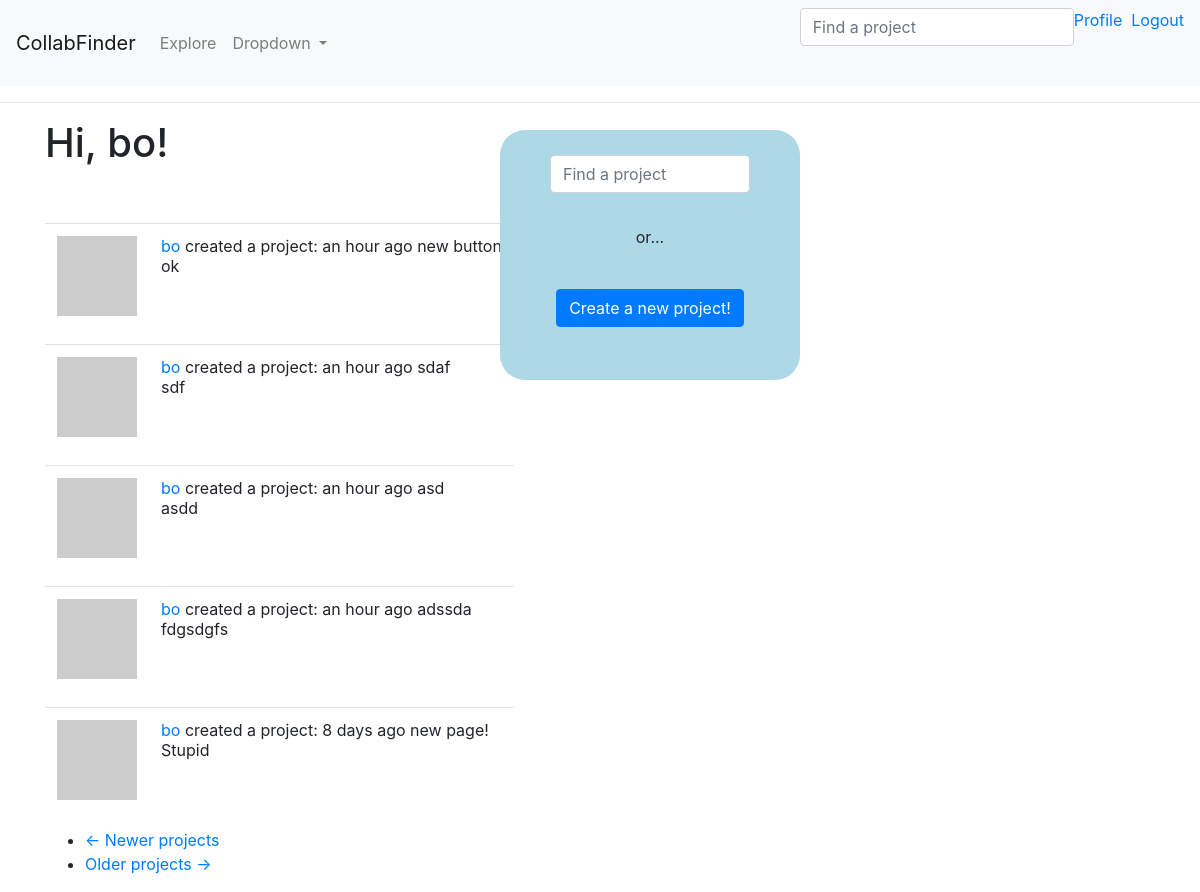
The page /explore (signed in) on the database its author committed.
### app/models.py (models this page shows, shortened)
class User(UserMixin, db.Model):
    id = db.Column(db.Integer, primary_key=True)
    username = db.Column(db.String(64), index=True, unique=True)
    email = db.Column(db.String(120), index=True, unique=True)
    password_hash = db.Column(db.String(128))
    projects = db.relationship('Project', backref='creator', lazy='dynamic')
    about_me = db.Column(db.String(140))
    last_seen = db.Column(db.DateTime, default=datetime.utcnow)
    followed = db.relationship( # Looking at relationship from follower (one) --> following (many), this yield the right side (those followed)
        'User', secondary=followers, #Self-ref, association table
        primaryjoin=(followers.c.follower_id == id), #condition to join left side (follower) w/ assoc. table
        secondaryjoin=(followers.c.followed_id == id),
        backref=db.backref('followers', lazy='dynamic'), lazy='dynamic') #defines how this relationship will be accessed from the right side entity
    def avatar(self, size):
        digest = md5(self.email.lower().encode('utf-8')).hexdigest()
        return 'https://www.gravatar.com/avatar/{}?d=identicon&s={}'.format(digest, size)

class Project(SearchableMixin, db.Model):
    __searchable__ = ['category','name','descr'] # subject to change
    id = db.Column(db.Integer, primary_key=True)
    category = db.Column(db.String(60))
    name = db.Column(db.String(60))
    descr = db.Column(db.String(140))
    skill_level = db.Column(db.String(20))
    setting = db.Column(db.String(20))
    language = db.Column(db.String(5))
    timestamp = db.Column(db.DateTime, index=True, default=datetime.utcnow)
    user_id = db.Column(db.Integer, db.ForeignKey('user.id')) #creator ID (want this to be many to one: many creator to one proj)
    __mapper_args__ = {'polymorphic_on': category}

class Learning(Project):
    __mapper_args__ = {'polymorphic_identity': 'learning'}
    id = db.Column(db.Integer, db.ForeignKey('project.id'), primary_key=True)
    field_name = 'learning' #SelectField option in form
    pace = db.Column(db.String(60))
    learning_category = db.Column(db.String(60))
    subject = db.Column(db.String(60)) #still have to figure out how to implement this
    resource = db.Column(db.String(70)) #can be textbook, playlist, etc.

class SearchableMixin(object):
    @classmethod
    def before_commit(cls, session):
        session._changes = {
            'add': list(session.new),
            'update': list(session.dirty),
            'delete': list(session.deleted)
        }
    @classmethod
    def after_commit(cls, session):
        for obj in session._changes['add']:
            if isinstance(obj, SearchableMixin):
                add_to_index(obj.__tablename__, obj)
        for obj in session._changes['update']:
            if isinstance(obj, SearchableMixin):
                add_to_index(obj.__tablename__, obj)
        for obj in session._changes['delete']:
            if isinstance(obj, SearchableMixin):
                remove_from_index(obj.__tablename__, obj)
        session._changes = None

class Project(SearchableMixin, db.Model):
    __searchable__ = ['category','name','descr'] # subject to change
    id = db.Column(db.Integer, primary_key=True)
    category = db.Column(db.String(60))
    name = db.Column(db.String(60))
    descr = db.Column(db.String(140))
    skill_level = db.Column(db.String(20))
    setting = db.Column(db.String(20))
    language = db.Column(db.String(5))
    timestamp = db.Column(db.DateTime, index=True, default=datetime.utcnow)
    user_id = db.Column(db.Integer, db.ForeignKey('user.id')) #creator ID (want this to be many to one: many creator to one proj)
    __mapper_args__ = {'polymorphic_on': category}

### app/main/routes.py (the view)
@bp.route('/explore')
@login_required
def explore():
    page = request.args.get('page', 1, type=int)
    projects = Project.query.order_by(Project.timestamp.desc()).paginate(
        page, current_app.config['PROJECTS_PER_PAGE'], False)
    next_url = url_for('main.explore', page=projects.next_num) \
        if projects.has_next else None
    prev_url = url_for('main.explore', page=projects.prev_num) \
        if projects.has_prev else None
    return render_template('index.html', title=_('Explore'),
                           projects=projects.items, next_url=next_url,
                           prev_url=prev_url)

### app/main/forms.py
class SearchForm(FlaskForm):
    q = StringField(_l('Find a project'), validators=[DataRequired()])
    def __init__(self, *args, **kwargs):
        if 'formdata' not in kwargs:
            kwargs['formdata'] = request.args # for the GET request
        if 'csrf_enabled' not in kwargs:
            kwargs['csrf_enabled'] = False
        super(SearchForm, self).__init__(*args, **kwargs)

### app/main/routes.py (called while the page is built)
@bp.before_app_request
def before_request():
    if current_user.is_authenticated:
        current_user.last_seen = datetime.utcnow()
        db.session.commit()
    g.search_form = SearchForm() # g variable is specific to each request and each client
    g.locale = str(get_locale())

### app/models.py (called while the page is built)
@login.user_loader
def load_user(id):
    return User.query.get(int(id))

### app/templates/index.html (shortened to what this page needs)
{% extends "base.html" %}
{% block content %}
<h1>{{ _('Hi, %(username)s!', username=current_user.username) }}</h1>
<br><br>
<div class = "go_center fpage_div">
    {% if g.search_form %}
    <form class="navbar-form" method="get" action="{{ url_for('main.search') }}" style="margin-top: 25px; width: 200px; text-align: center; display: inline-block;">
        <div class="form-group">
            {{ g.search_form.q(size=20, class='form-control',
                placeholder=g.search_form.q.label.text) }}
        </div>
    </form>
    {% endif %}
    <p>or...</p><br>
    <a class="btn btn-primary" href="{{ url_for('main.create_project') }}" role="button">Create a new project!</a>
</div>
<div class='project_stream' >
    {% for project in projects %}
    {% include '_project.html' %}
    {% endfor %}
    <nav aria-label="...">
        <ul class="pager">
            <li class="previous{% if not prev_url %} disabled{% endif %}">
                <a href="{{ prev_url or '#' }}">
                    <span aria-hidden="true">&larr;</span> {{ _('Newer projects') }}
                </a>
            </li>
            <li class="next{% if not next_url %} disabled{% endif %}">
                <a href="{{ next_url or '#' }}">
                    {{ _('Older projects') }} <span aria-hidden="true">&rarr;</span>
                </a>
            </li>
        </ul>
    </nav>
</div>
{% endblock %}

### app/templates/base.html (shortened to what this page needs)
<html>
    <head>
        <link rel="stylesheet" href="https://cdn.jsdelivr.net/npm/bootstrap@4.6.0/dist/css/bootstrap.min.css">
    </head>
    <body>
        <nav class="navbar navbar-expand-lg navbar-light bg-light">
            <a class="navbar-brand" href="{{ url_for('main.index') }}">CollabFinder</a>
            <div class="collapse navbar-collapse" id="navbarSupportedContent">
              <ul class="navbar-nav mr-auto">
                <li class="nav-item">
                  <a class="nav-link" href="{{ url_for('main.explore') }}">{{ _('Explore') }}</a>
                </li>
                <li class="nav-item dropdown">
                  <a class="nav-link dropdown-toggle" href="#" id="navbarDropdown" role="button" data-toggle="dropdown" aria-haspopup="true" aria-expanded="false">
                    Dropdown
                  </a>
                </li>
              </ul>
              <ul class="nav navbar-nav navbar-right">
                {% if g.search_form %}
                  <form class="navbar-form" method="get"
                          action="{{ url_for('main.search') }}">
                      <div class="form-group">
                          {{ g.search_form.q(size=20, class='form-control',
                              placeholder=g.search_form.q.label.text) }}
                      </div>
                  </form>
                  {% endif %}
                {% if current_user.is_anonymous %}
                <li><a href="{{ url_for('auth.login') }}">{{ _('Login') }}</a></li>
                {% else %}
                <li><a href="{{ url_for('main.user', username=current_user.username) }}">{{ _('Profile') }} &nbsp; </a></li>
                <li><a href="{{ url_for('auth.logout') }}">{{ _('Logout') }}</a></li>
                {% endif %}
              </ul>
            </div>
          </nav>
        <hr>
        <div class="container">
            {% block content %}{% endblock %}
        </div>
    </body>
</html>

### app/templates/_project.html
<table class="table table-hover">
    <tr>
        <td width="70px">
            <a href="{{ url_for('main.user', username=project.creator.username) }}">
                <img src="{{ project.creator.avatar(70) }}" />
            </a>
        </td>
        <td>
            <a href="{{ url_for('main.user', username=project.creator.username) }}">
                {{ project.creator.username }}
            </a>
            {{ _('%(username)s created a project: %(when)s',
                    username=user_link, when=moment(project.timestamp).fromNow()) }}
            {{ project.name }}<br>
            {{ project.descr }}
        </td>
    </tr>
</table>

### app/templates/base.html (style rules this page uses)
.fpage_div { background-color: lightblue; text-align: center; width: 300px; height: 250px; border-radius: 25px; margin-top: 30px; }
.go_center { position: absolute; left: 50%; margin-left: -100px; text-align: center; display: inline-block; top:100; z-index: 1; }
.project_stream { position:absolute; margin-left: 0px; }

### rows shown on the page
Learning: creator.username "bo", name "new button", descr "ok"
Learning: creator.username "bo", name "sdaf", descr "sdf"
Learning: creator.username "bo", name "asd", descr "asdd"
Learning: creator.username "bo", name "adssda", descr "fdgsdgfs"
Learning: creator.username "bo", name "new page!", descr "Stupid"
